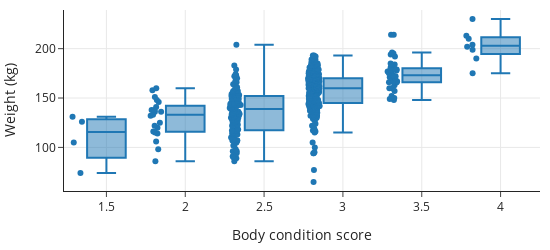

The notebook cell this image was saved under:
### Code cell
fig = px.box(train_set, x="BCS", y="Weight", points="all",
             labels={'Weight':'Weight (kg)', 'BCS':'Body condition score'},
             width=550, height=250)
fig

### Figure 1 — Plotly figure (JSON) as saved in the notebook; plotly's stock layout.template omitted (floating-point values rounded to 4 significant figures; data arrays with more than 128 entries replaced by an {"elided": "..."} marker saying what was removed)
{"data": [{"alignmentgroup": "True", "boxpoints": "all", "hovertemplate": "Body condition score=%{x}<br>Weight (kg)=%{y}<extra></extra>", "legendgroup": "", "marker": {"color": "#1F77B4"}, "name": "", "notched": false, "offsetgroup": "", "orientation": "v", "showlegend": false, "type": "box", "x": {"elided": "433 float values"}, "x0": " ", "xaxis": "x", "y": {"elided": "433 int values"}, "y0": " ", "yaxis": "y"}], "layout": {"boxmode": "group", "height": 250, "legend": {"tracegroupgap": 0}, "width": 550, "xaxis": {"anchor": "y", "autorange": true, "domain": [0, 1], "range": [1.231, 4.25], "title": {"text": "Body condition score"}, "type": "linear"}, "yaxis": {"anchor": "x", "autorange": true, "domain": [0, 1], "range": [55.83, 239.2], "title": {"text": "Weight (kg)"}, "type": "linear"}}}
